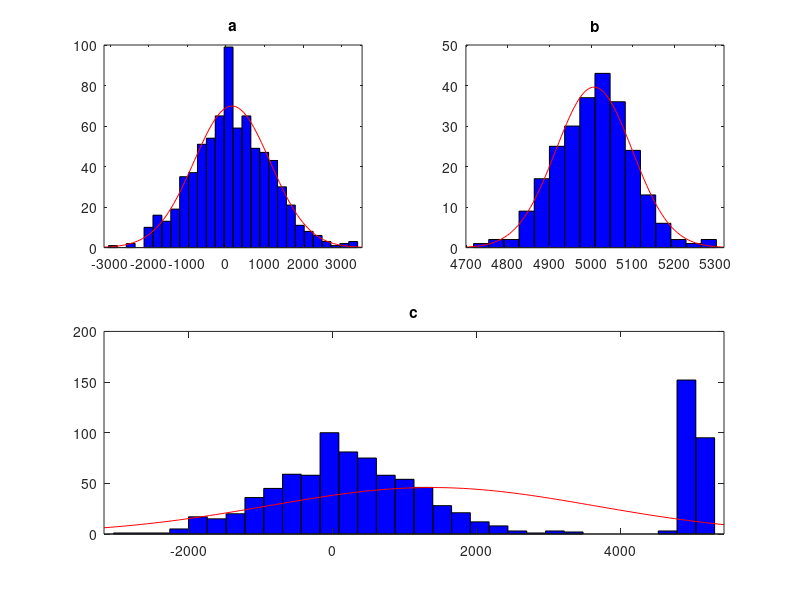

Write the MATLAB code that produced this figure.
N = 3000;
a = normrnd(200,1000,1,750);
b = normrnd(5000,100,1,250);
a = round(a);
b = round(b);
c = [a b];

subplot(2,2,1);
    histfit(a);
    title('a');
subplot(2,2,2);
    histfit(b);
    title('b');
subplot(2,2,[3,4]);
    histfit(c);
    title('c');